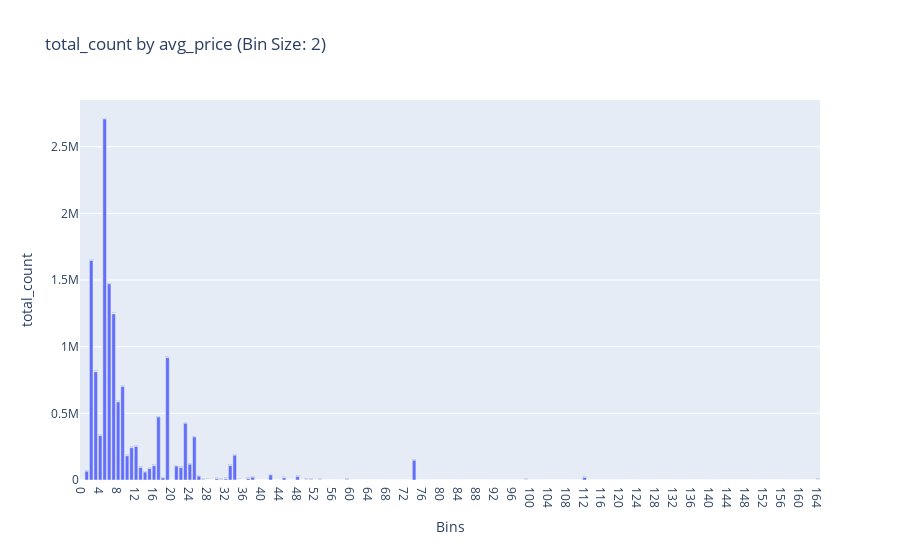

The notebook cell this image was saved under:
### Code cell
helper.plot_histogram(df, "avg_price", 2, "total_count");

### Figure 1 — Plotly figure (JSON) as saved in the notebook; plotly's stock layout.template omitted (floating-point values rounded to 4 significant figures; data arrays with more than 128 entries replaced by an {"elided": "..."} marker saying what was removed)
{"data": [{"alignmentgroup": "True", "hovertemplate": "Bins=%{x}<br>total_count=%{y}<br>perc_total=%{text}<extra></extra>", "legendgroup": "", "marker": {"color": "#636efa", "pattern": {"shape": ""}}, "name": "", "offsetgroup": "", "orientation": "v", "showlegend": false, "text": {"elided": "165 str values"}, "textposition": "auto", "type": "bar", "x": {"elided": "165 str values"}, "xaxis": "x", "y": {"elided": "165 int values"}, "yaxis": "y"}], "layout": {"barmode": "relative", "legend": {"tracegroupgap": 0}, "title": {"text": "total_count by avg_price (Bin Size: 2)"}, "xaxis": {"anchor": "y", "domain": [0, 1], "title": {"text": "Bins"}}, "yaxis": {"anchor": "x", "domain": [0, 1], "title": {"text": "total_count"}}}}
